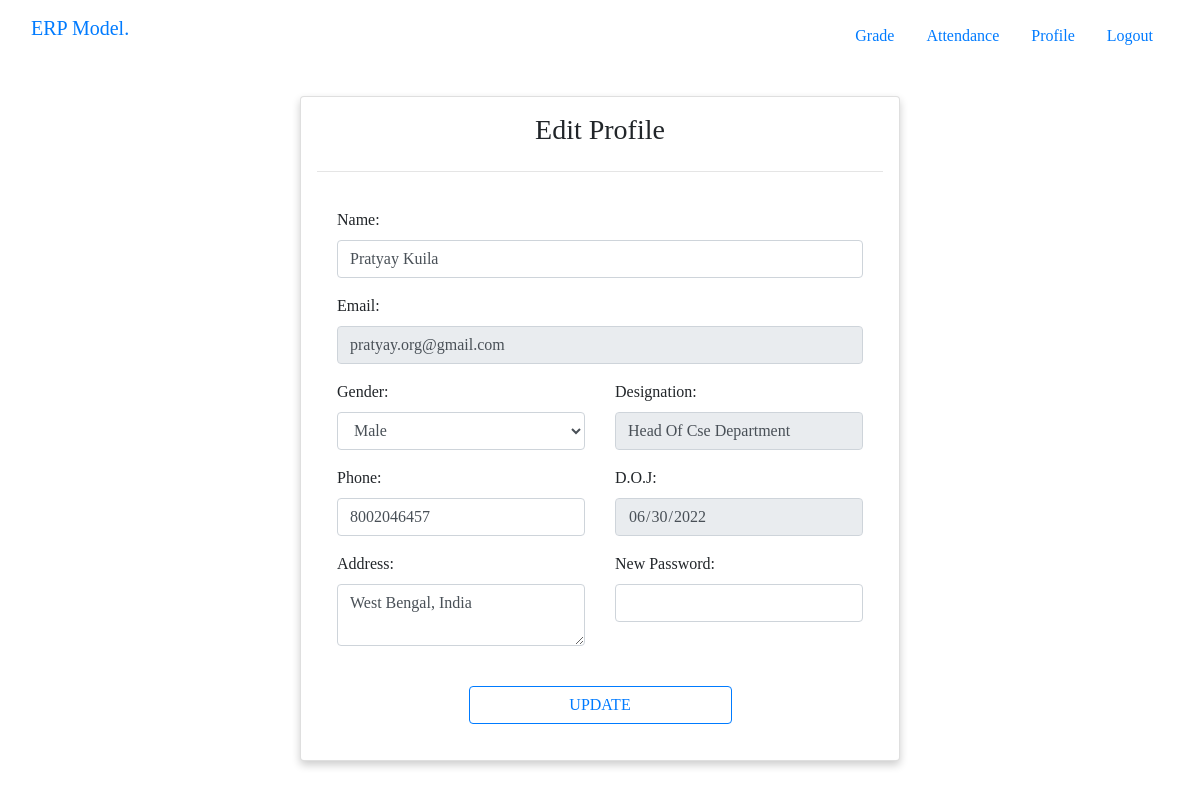
Page /profile.php (signed in) on the earlier database version.
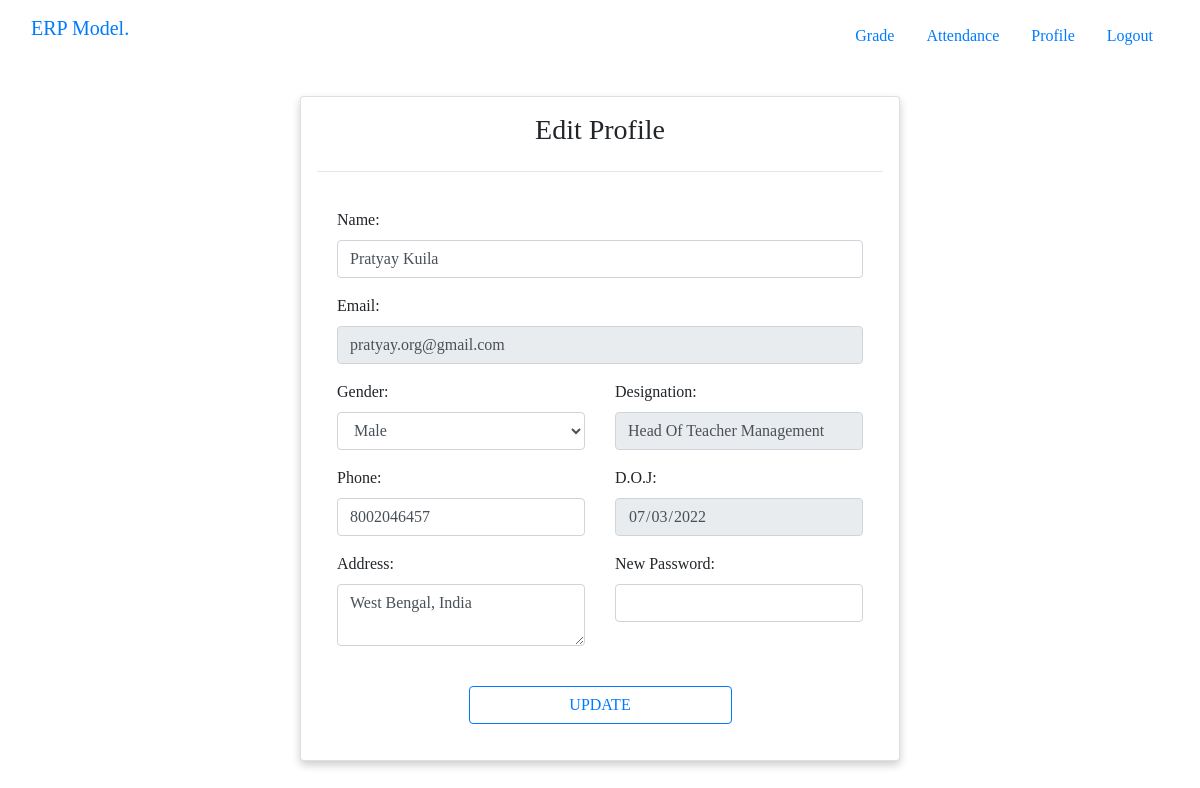
Same page on the later database version.
### tables this page shows
CREATE TABLE `teachers` (
  `teacher_id` int(11) NOT NULL,
  `name` varchar(255) NOT NULL,
  `email` varchar(255) NOT NULL,
  `password` varchar(255) NOT NULL,
  `designation` varchar(255) NOT NULL,
  `phone` varchar(255) NOT NULL,
  `gender` varchar(255) NOT NULL,
  `doj` date NOT NULL,
  `address` varchar(255) NOT NULL,
  `active` int(11) NOT NULL
);

### profile.php (the view, shortened to what this page needs)
<?php include('./config.php'); ?>
<!DOCTYPE html>
<html lang='en'>
<head>
    <link rel="stylesheet" href="./assets/css/base-styles.css">
    <link rel="stylesheet" href="https://cdn.jsdelivr.net/npm/bootstrap@4.6.1/dist/css/bootstrap.min.css">
    <link rel="stylesheet" href="https://cdnjs.cloudflare.com/ajax/libs/font-awesome/4.7.0/css/font-awesome.min.css">
</head>
<body>
    <div class="container-fluid">
        <?php include('./includes/header.php') ?>
        <?php
        if ($_SESSION["user_category"] == "student" || $_SESSION["user_category"] == "teacher") {
            $user_email = $_SESSION['user_email'];
            if ($_SESSION["user_category"] == "teacher") {
                $get_user_details = "SELECT * FROM teachers WHERE `email` = '$user_email'";
                $response = mysqli_query($conn, $get_user_details) or die(mysqli_error($conn));
                $user_details = mysqli_fetch_array($response, MYSQLI_ASSOC);
                $name = ucwords($user_details["name"]);
                $email = $user_details["email"];
                $phone = $user_details["phone"];
                $address = ucwords($user_details["address"]);
                $gender_dropdown = "<select class='form-control' name='gender' required>";
                if ($user_details["gender"] == "male") {
                    $gender_dropdown .= "<option value='male' selected>Male</option>";
                    $gender_dropdown .= "<option value='female'>Female</option>";
                    $gender_dropdown .= "<option value='other'>Other</option>";
                } else if ($user_details["gender"] == "female") {
                    $gender_dropdown .= "<option value='male'>Male</option>";
                    $gender_dropdown .= "<option value='female' selected>Female</option>";
                    $gender_dropdown .= "<option value='other'>Other</option>";
                } else {
                    $gender_dropdown .= "<option value='male'>Male</option>";
                    $gender_dropdown .= "<option value='female'>Female</option>";
                    $gender_dropdown .= "<option value='other' selected>Other</option>";
                }
                $gender_dropdown .= "</select>";
                echo "
                    <div class='card account custom-shadow mt-4 p-3'>
                        <h3 class='text-center'>Edit Profile</h3>
                        <hr>
                        <form class='card-body' method='POST' action='./apis/account-api.php'>
                            <div class='form-group'>
                                <label for='name'>Name:</label>
                                <input type='text' class='form-control' name='name' value='$name' required>
                            </div>
                            <div class='form-group'>
                                <label for='email'>Email:</label>
                                <input type='email' class='form-control' name='email' value='$email' readonly required>
                            </div>
                ";
                $designation = ucwords($user_details["designation"]);
                $doj = $user_details["doj"];
                echo "
                    <div class='row'>
                        <div class='col'>
                            <div class='form-group'>
                                <label for='gender'>Gender:</label>
                                $gender_dropdown
                            </div>
                        </div>
                        <div class='col'>
                            <div class='form-group'>
                                <label for=''>Designation:</label>
                                <input type='text' class='form-control' name='designation' value='$designation' readonly required>
                            </div>
                        </div>
                    </div>
                    <div class='row'>
                        <div class='col'>
                            <div class='form-group'>
                                <label for='phone'>Phone:</label>
                                <input type='number' class='form-control' name='phone' value='$phone' required>
                            </div>
                        </div>
                        <div class='col'>
                            <div class='form-group'>
                                <label for=''>D.O.J:</label>
                                <input type='date' class='form-control' name='doj' value='$doj' readonly>
                            </div>
                        </div>
                     </div>
                ";
                echo "
                            <div class='row'>
                                <div class='col'>
                                    <div class='form-group'>
                                        <label for='address'>Address:</label>
                                        <textarea type='text' class='form-control' name='address' cols='6' rows='2' required>$address</textarea>
                                    </div>
                                </div>
                                <div class='col'>
                                    <label for='password'>New Password:</label>
                                    <input type='password' class='form-control' placeholder='' name='password'>
                                </div>
                            </div>
                            <br>
                            <div class='text-center'>
                                <button type='submit' name='update_teacher' class='btn btn-outline-primary w-50'>UPDATE</button>
                            </div>
                        </form>
                    </div>
                ";
            }
        } else {
            include('./page-not-found.php');
        }
        ?>
    </div>
</body>
</html>

### includes/header.php (shortened to what this page needs)
<nav class="navbar navbar-expand-md">
    <p class="text-primary"><a class="navbar-brand" href="../index.php">ERP Model.</a></p>
    <div class="collapse navbar-collapse justify-content-end" id="collapsibleNavbar">
        <?php
        if ($_SESSION["user_category"] == "teacher") {
            echo '
                <ul class="navbar-nav text-center">
                    <li class="nav-item p-2">
                        <a class="nav-link" href="../teacher/update-grade.php">Grade</a>
                    </li>
                    <li class="nav-item p-2">
                        <a class="nav-link" href="../teacher/update-attendance.php">Attendance</a>
                    </li>
                    <li class="nav-item p-2">
                        <a class="nav-link" href="../profile.php">Profile</a>
                    </li>
                    <li class="nav-item p-2">
                        <a class="nav-link" href="../logout.php">Logout</a>
                    </li>
                </ul>
            ';
        }
        ?>
    </div>
</nav>

### assets/css/base-styles.css (style rules this page uses)
* { font-family: Cambria, Cochin, Georgia, Times, "Times New Roman", serif; scroll-behavior: smooth; text-decoration: none !important; margin: 0; padding: 0; }
html, body { width: 100%; height: 100%; }
.custom-shadow { box-shadow: 0 4px 8px 0 rgba(0, 0, 0, 0.2); }
.account { max-width: 600px; margin: auto; }
ul { list-style-type: none; }

Differences in the rows shown:
changed teachers "Pratyay Kuila": designation "Head Of Cse Department" → "Head Of Teacher Management"; doj "06/30/2022" → "07/03/2022"
